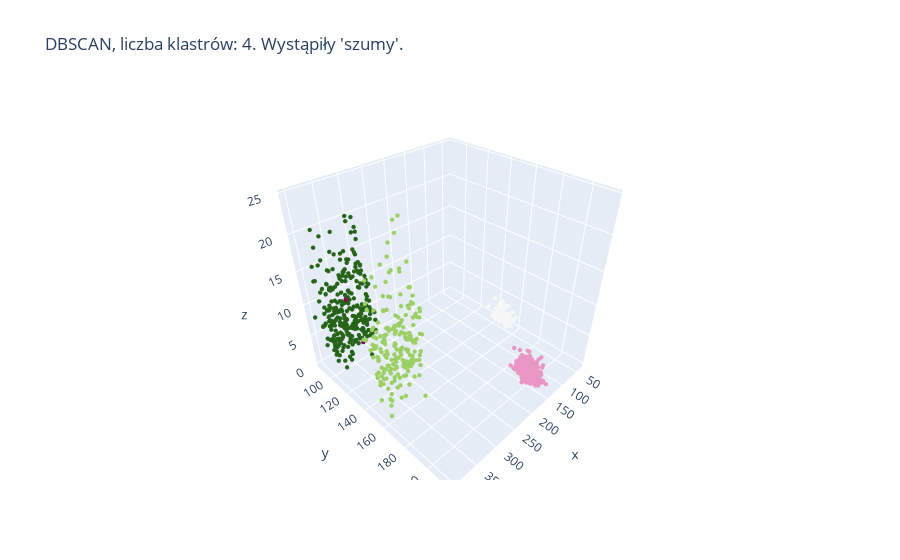

Notebook cell for this chart:
### Code cell
model_scatter_3d(data, DBSCAN, eps = 10, min_samples = 6)

### Figure 1 — Plotly figure (JSON) as saved in the notebook; plotly's stock layout.template omitted (floating-point values rounded to 4 significant figures; data arrays with more than 128 entries replaced by an {"elided": "..."} marker saying what was removed)
{"data": [{"marker": {"color": {"elided": "1000 int values"}, "size": 1.5}, "mode": "markers", "type": "scatter3d", "x": {"elided": "1000 float values"}, "y": {"elided": "1000 float values"}, "z": {"elided": "1000 float values"}}], "layout": {"title": {"text": "DBSCAN, liczba klastrów: 4. Wystąpiły 'szumy'."}}}
